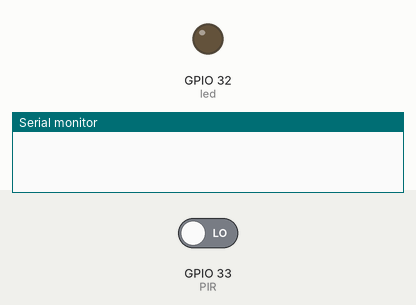
A sketch run on a simulated ESP32. On the bench: output pins drawn as LEDs (lit = HIGH), the last lines printed to the serial monitor. The test bench sets the inputs (shaded band); at power-on: GPIO 33 (PIR) LOW.

Above: at 1.2 s.
1.3 s: GPIO 33 (PIR) driven HIGH
At 2.5 s:
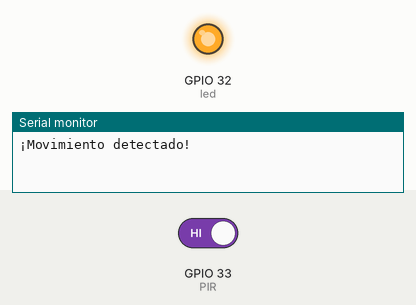
2.8 s: GPIO 33 (PIR) driven LOW
At 3.7 s:
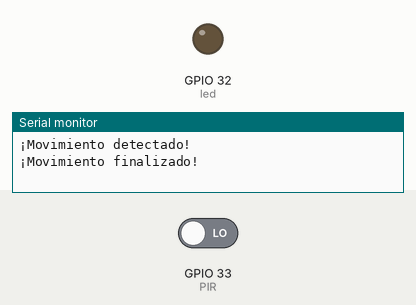
Timing chart, 0 to 5.8 s (numbered marks = the images above; inputs shaded):
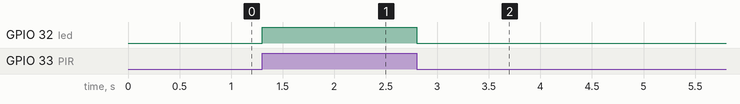

The sketch:

SensorPIR.ino
```cpp
#define led 32               // GPIO32 para el LED
#define PIR 33             // GPIO33 para el sensor PIR

//Variables globales
int pirState = LOW;            // Variable para considerar que el movimiento esta en curso
int val = 0;                 // Variable para leer el estado del sensor

void setup() {
    pinMode(led, OUTPUT);    // Declarar LED como salida
    pinMode(PIR, INPUT);   // Declarar sensor PIR como entrada
    Serial.begin(115200);
}

void loop() {
    val = digitalRead(PIR);  // Leer el estado del sensor PIR
    if (val == HIGH) {            // Si se detecta movimiento
        digitalWrite(led, HIGH); // Encender LED
        if (pirState == LOW) {
            Serial.println("¡Movimiento detectado!");
            pirState = HIGH;
        }
    } else {
        digitalWrite(led, LOW); // Apagar LED
        if (pirState == HIGH) {
            Serial.println("¡Movimiento finalizado!");
            pirState = LOW;
        }
    }
}
```

Measured:
- after the input at 1.3 s, GPIO 32 (led): LOW → HIGH at once
- after the input at 2.8 s, GPIO 32 (led): HIGH → LOW at once
